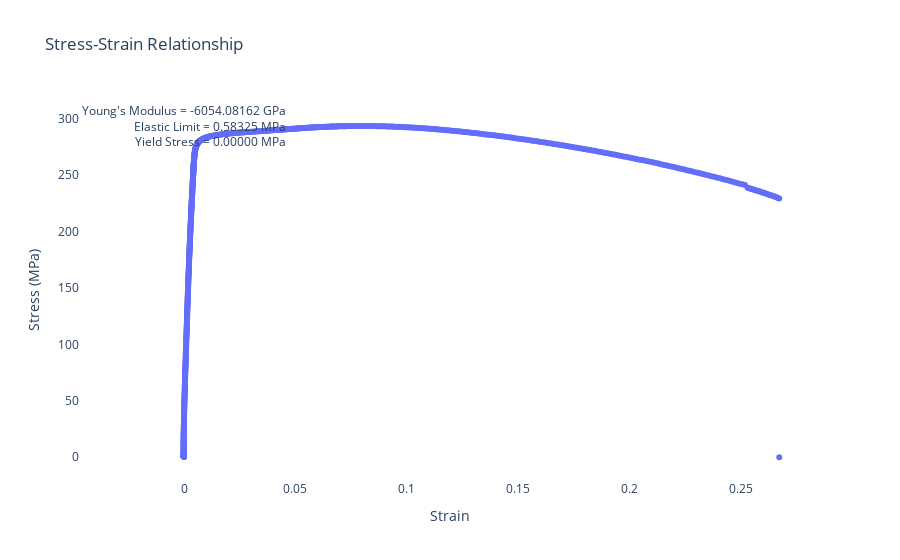

The code cell stored with this chart in its notebook:
### Code cell
# Calculate Young's Modulus, Elastic Limit, and Yield Stress
# Using the first data point
# Using the minimum stress value

# Create a Plotly scatter plot
fig = go.Figure()
fig.add_trace(go.Scatter(x=df_1['Strain'], y=df_1['Stress_MPa'], mode='markers', name='Data Points'))

# Calculate Young's Modulus, Elastic Limit, and Yield Stress
ElasticLimit = df_1['Stress_MPa'][0]
Modulus = ElasticLimit / df_1['Strain'][0]  # Using the first data point
YieldPoint = df_1['Stress_MPa'].min()  # Using the minimum stress value

# Add annotation with calculated values
annot_propties  = f"Young's Modulus = {Modulus:.5f} GPa<br>" \
             f"Elastic Limit = {ElasticLimit:.5f} MPa<br>" \
             f"Yield Stress = {YieldPoint:.5f} MPa"
fig.add_annotation(x=0, y=max(df_1['Stress_MPa']), text=annot_propties, align="right", showarrow=False)

# Set labels and title
fig.update_layout(
    xaxis_title='Strain',
    yaxis_title='Stress (MPa)',
    title='Stress-Strain Relationship',
    plot_bgcolor='white',  # Set background color
    legend=dict(x=0.7, y=0.98)  # Adjust legend position
)

# Show the plot
fig.show()

### Figure 1 — Plotly figure (JSON) as saved in the notebook; plotly's stock layout.template omitted (floating-point values rounded to 4 significant figures; data arrays with more than 128 entries replaced by an {"elided": "..."} marker saying what was removed)
{"data": [{"mode": "markers", "name": "Data Points", "type": "scatter", "x": {"elided": "1005 float values"}, "y": {"elided": "1005 float values"}}], "layout": {"annotations": [{"align": "right", "showarrow": false, "text": "Young's Modulus = -6054.08162 GPa<br>Elastic Limit = 0.58325 MPa<br>Yield Stress = 0.00000 MPa", "x": 0, "y": 293.5}], "autosize": true, "legend": {"x": 0.7, "y": 0.98}, "plot_bgcolor": "white", "title": {"text": "Stress-Strain Relationship"}, "xaxis": {"autorange": true, "range": [-0.0536, 0.286], "title": {"text": "Strain"}, "type": "linear"}, "yaxis": {"autorange": true, "range": [-26.58, 348.7], "title": {"text": "Stress (MPa)"}, "type": "linear"}}}
